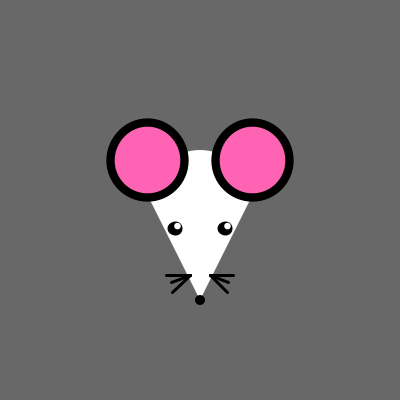
Frame 1 (no input)
Frame 60 (the mouse pressed at the canvas centre just before this capture): identical to frame 1, image omitted
Frame 120 (the mouse held since frame 60 and released just before this capture): identical to frame 1, image omitted

The Processing sketch that drew this single still picture (run headless with seeded random() and noise(); from frame 60 on, the mouse is pressed at the canvas centre):

// Processing sketch: processing_145647
// ── processing_145647.pde

 float peterX;
float peterY;

float peterWidth;
float peterHeight;

float r = 255;
float g = 100;
float b = 180;


void setup(){
  background(255);
  size(400, 400);
  smooth();
  ellipseMode(RADIUS);
  
  peterX = width/2;
  peterY = height/2;
  
  peterWidth = 50;
  peterHeight = 50;
  

}

void draw(){
  background(104);
  
  if(mousePressed){
    peterX = mouseX;
    peterY = mouseY;
  }
  if(mousePressed){
    if(mouseButton == RIGHT){
      r = random(0, 255);
      g = random(0, 255);
      b = random(0, 255);
    }
  }else{
    r = 255;
    g = 100;
    b = 180;
  }
      
  if(keyPressed){
    peterWidth=15;
    peterHeight=15;
  }else{
     peterWidth = 50;
  peterHeight = 50;
  }
  
noStroke();
fill(255);
arc(peterX, peterY, peterWidth, peterHeight, PI, TWO_PI);
//head
triangle(peterX-peterWidth, peterY, peterX, peterY+(peterHeight*2), peterX+peterWidth, peterY);
//nose
fill(0);
ellipse(peterX, peterY+(peterHeight*2), peterWidth/10, peterHeight/10);
fill(r, g, b);
stroke(0);
strokeWeight(peterWidth/6);
//right ear
ellipse(peterX+(peterWidth*.05)+peterWidth, peterY-peterHeight/1.25, peterWidth/1.35, peterHeight/1.35);
//left ear
ellipse(peterX-(peterWidth*.05)-peterWidth, peterY-peterHeight/1.25, peterWidth/1.35, peterHeight/1.35);
strokeWeight(2);
fill(0);
//left eye
ellipse(peterX-(peterWidth/2),peterY+(peterHeight/1.75),peterWidth/8,peterHeight/8);
//right eye
ellipse(peterX+(peterWidth/2),peterY+(peterHeight/1.75),peterWidth/8,peterHeight/8);
stroke(0);
strokeWeight(3);
//left whiskers
line(peterX-(peterWidth/1.5),peterY+(peterHeight*1.5), peterX-(peterWidth/5), peterY+(peterHeight*1.5));
line(peterX-(peterWidth/1.75),peterY+(peterHeight*1.65), peterX-(peterWidth/5),peterY+(peterHeight*1.5));
line(peterX-(peterWidth/1.85),peterY+(peterHeight*1.85), peterX-(peterWidth/5),peterY+(peterHeight*1.5));
//right whiskers
line(peterX+(peterWidth/5),peterY+(peterHeight*1.5),peterX+(peterWidth/1.5),peterY+(peterHeight*1.5));
line(peterX+(peterWidth/5),peterY+(peterHeight*1.5),peterX+(peterWidth/1.75),peterY+(peterHeight*1.65));
line(peterX+(peterWidth/5),peterY+(peterHeight*1.5),peterX+(peterWidth/1.85),peterY+(peterHeight*1.85));
noStroke();
fill(255);
//left eye gleam
ellipse((peterX-(peterWidth/2))+peterWidth/20,(peterY+(peterHeight/1.75))-peterHeight/20,peterWidth/15, peterHeight/15);
//right eye gleam
ellipse((peterX+(peterWidth/2))+peterWidth/20,(peterY+(peterHeight/1.75))-peterHeight/20,peterWidth/15, peterHeight/15);
 
}
